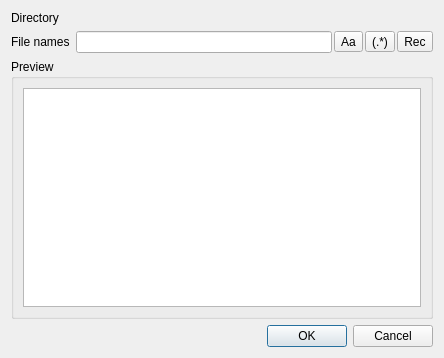
<?xml version="1.0" encoding="UTF-8"?>
<ui version="4.0">
 <class>Dialog</class>
 <widget class="QDialog" name="Dialog">
  <property name="geometry">
   <rect>
    <x>0</x>
    <y>0</y>
    <width>444</width>
    <height>358</height>
   </rect>
  </property>
  <property name="windowTitle">
   <string>Dialog</string>
  </property>
  <layout class="QFormLayout" name="formLayout">
   <item row="0" column="0">
    <widget class="QLabel" name="label">
     <property name="text">
      <string>Directory</string>
     </property>
    </widget>
   </item>
   <item row="0" column="1">
    <widget class="QgsFileWidget" name="mFileWidget"/>
   </item>
   <item row="3" column="0" colspan="2">
    <widget class="QGroupBox" name="groupBox">
     <property name="minimumSize">
      <size>
       <width>0</width>
       <height>150</height>
      </size>
     </property>
     <property name="title">
      <string>Preview</string>
     </property>
     <layout class="QVBoxLayout" name="verticalLayout">
      <item>
       <widget class="QPlainTextEdit" name="plainTextEdit"/>
      </item>
     </layout>
    </widget>
   </item>
   <item row="4" column="0" colspan="2">
    <widget class="QDialogButtonBox" name="buttonBox">
     <property name="orientation">
      <enum>Qt::Horizontal</enum>
     </property>
     <property name="standardButtons">
      <set>QDialogButtonBox::Cancel|QDialogButtonBox::Ok</set>
     </property>
    </widget>
   </item>
   <item row="1" column="1">
    <layout class="QHBoxLayout" name="horizontalLayout">
     <property name="spacing">
      <number>2</number>
     </property>
     <property name="leftMargin">
      <number>0</number>
     </property>
     <property name="topMargin">
      <number>0</number>
     </property>
     <item>
      <widget class="QgsFilterLineEdit" name="mFilter">
       <property name="showSearchIcon">
        <bool>false</bool>
       </property>
       <property name="showSpinner">
        <bool>false</bool>
       </property>
       <property name="qgisRelation" stdset="0">
        <string notr="true"/>
       </property>
      </widget>
     </item>
     <item>
      <widget class="QToolButton" name="btnMatchCase">
       <property name="text">
        <string>Aa</string>
       </property>
      </widget>
     </item>
     <item>
      <widget class="QToolButton" name="btnRegex">
       <property name="text">
        <string>(.*)</string>
       </property>
      </widget>
     </item>
     <item>
      <widget class="QToolButton" name="btnRecursive">
       <property name="text">
        <string>Rec</string>
       </property>
      </widget>
     </item>
    </layout>
   </item>
   <item row="1" column="0">
    <widget class="QLabel" name="label_2">
     <property name="text">
      <string>File names</string>
     </property>
    </widget>
   </item>
  </layout>
  <action name="optionRegex">
   <property name="checkable">
    <bool>true</bool>
   </property>
   <property name="text">
    <string>(.*)</string>
   </property>
   <property name="toolTip">
    <string>Activate to use regular expression instead of wildcards</string>
   </property>
  </action>
  <action name="optionRecursive">
   <property name="checkable">
    <bool>true</bool>
   </property>
   <property name="checked">
    <bool>true</bool>
   </property>
   <property name="icon">
    <iconset resource="../../../QGIS/images/images.qrc">
     <normaloff>:/images/themes/default/mActionRefresh.svg</normaloff>:/images/themes/default/mActionRefresh.svg</iconset>
   </property>
   <property name="text">
    <string>Recursively</string>
   </property>
   <property name="toolTip">
    <string>Activate to search subfolders recursively</string>
   </property>
  </action>
  <action name="optionMatchCase">
   <property name="checkable">
    <bool>true</bool>
   </property>
   <property name="checked">
    <bool>false</bool>
   </property>
   <property name="text">
    <string>Aa</string>
   </property>
   <property name="toolTip">
    <string>Activate to search case sensitive</string>
   </property>
  </action>
 </widget>
 <customwidgets>
  <customwidget>
   <class>QgsFileWidget</class>
   <extends>QWidget</extends>
   <header>qgsfilewidget.h</header>
  </customwidget>
  <customwidget>
   <class>QgsFilterLineEdit</class>
   <extends>QLineEdit</extends>
   <header>qgsfilterlineedit.h</header>
  </customwidget>
 </customwidgets>
 <resources>
  <include location="../../../QGIS/images/images.qrc"/>
 </resources>
 <connections>
  <connection>
   <sender>buttonBox</sender>
   <signal>accepted()</signal>
   <receiver>Dialog</receiver>
   <slot>accept()</slot>
   <hints>
    <hint type="sourcelabel">
     <x>248</x>
     <y>254</y>
    </hint>
    <hint type="destinationlabel">
     <x>157</x>
     <y>274</y>
    </hint>
   </hints>
  </connection>
  <connection>
   <sender>buttonBox</sender>
   <signal>rejected()</signal>
   <receiver>Dialog</receiver>
   <slot>reject()</slot>
   <hints>
    <hint type="sourcelabel">
     <x>316</x>
     <y>260</y>
    </hint>
    <hint type="destinationlabel">
     <x>286</x>
     <y>274</y>
    </hint>
   </hints>
  </connection>
 </connections>
</ui>
